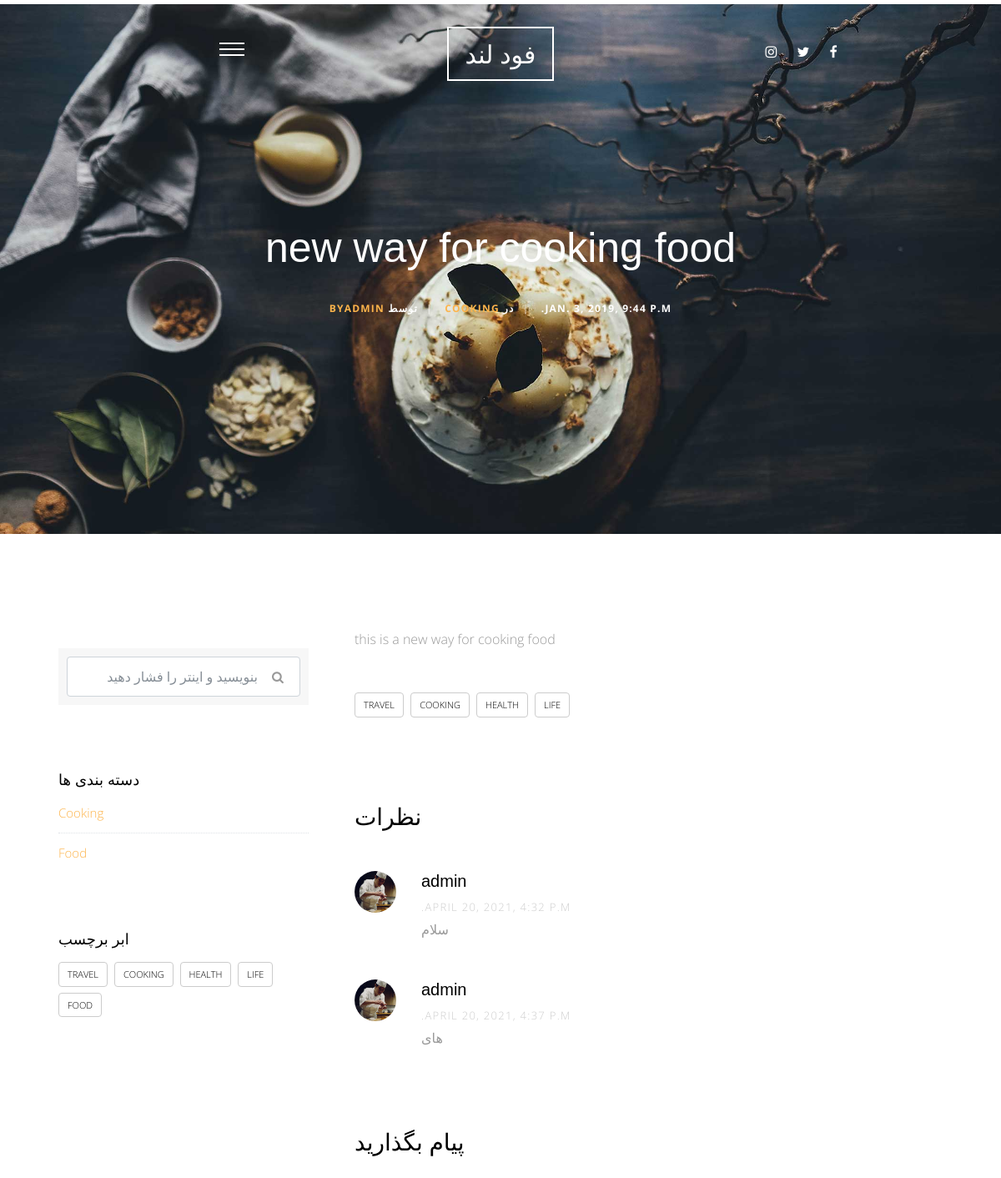
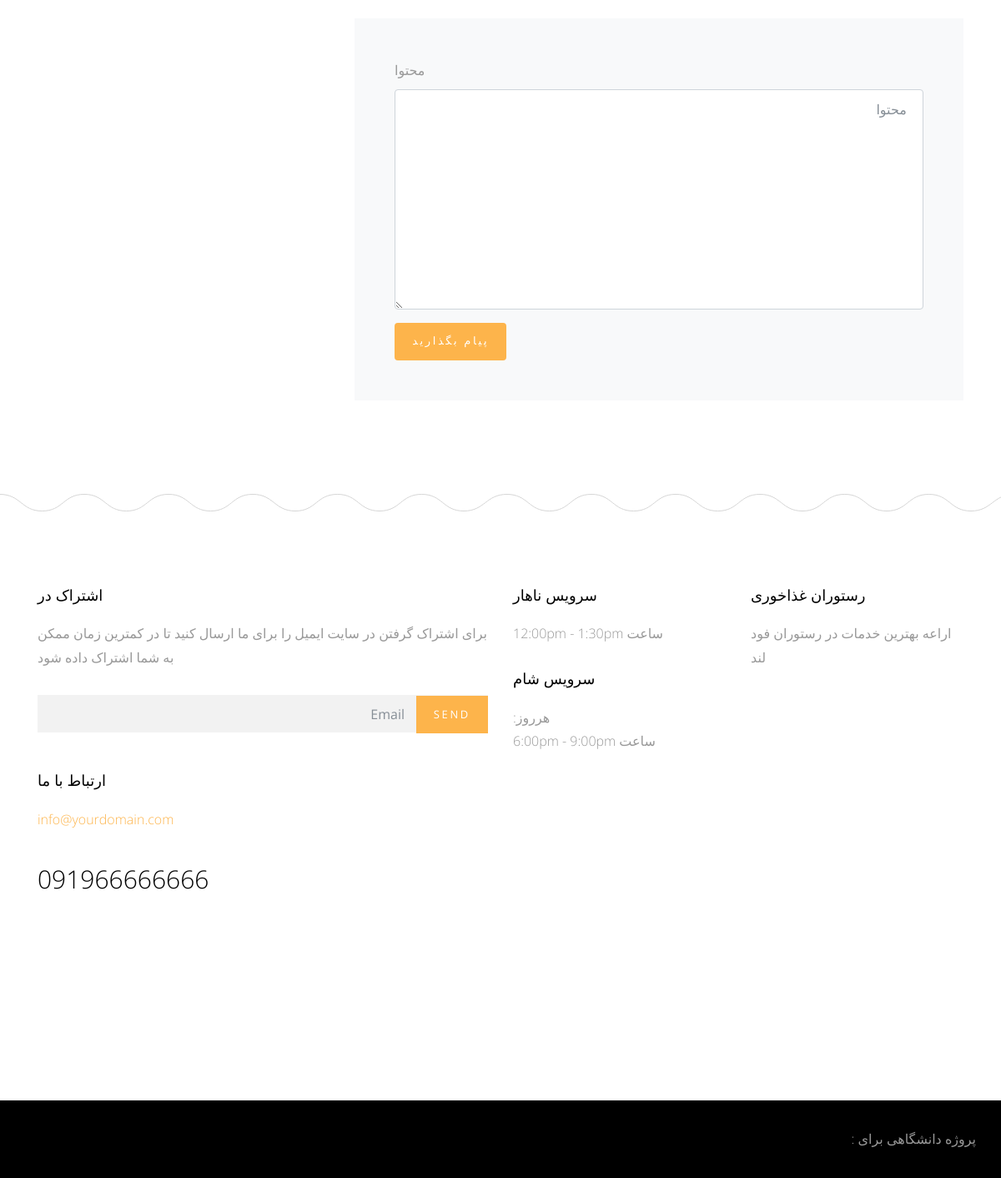
The page /blog/1 on the database its author committed (2 pictures, top to bottom).
### blog/models.py (models this page shows, shortened)
class Post(models.Model):
    title = models.CharField(max_length=50,verbose_name="عنوان")
    content = models.TextField(verbose_name="محتوا")
    author = models.ForeignKey(User , on_delete=models.CASCADE)
    image = models.ImageField(upload_to='blog/'  , blank=True, null=True,verbose_name="تصویر")
    category = models.ForeignKey('Category'  ,null=True, on_delete=models.SET_NULL,verbose_name="دسته بندی")
    created  = models.DateTimeField(default=timezone.now)
    tags = TaggableManager(blank=True)
    class Meta:
        verbose_name = ' پست'
        verbose_name_plural = 'پست ها'
    def __str__(self):
        return self.title

class Category(models.Model):
    category_name = models.CharField(max_length=50)
    class Meta:
        verbose_name = ' دسته بندی'
        verbose_name_plural = 'دسته بندی ها'
    def __str__(self):
        return self.category_name

class Comment(models.Model):
    user = models.ForeignKey(User , on_delete=models.CASCADE,verbose_name="کاربر")
    post = models.ForeignKey(Post , on_delete=models.CASCADE,verbose_name="پست")
    content = models.TextField(verbose_name="محتوا")
    created = models.DateTimeField(default=timezone.now)
    class Meta:
        verbose_name = ' کامنت'
        verbose_name_plural = 'کامنت ها'

### blog/views.py (the view)
# urls.py: path('<int:id>' , views.post_detail , name='post_detail'),
def post_detail(request , id):
    post_detail = Post.objects.get(id=id)
    categories = Category.objects.all()
    all_tags = Tag.objects.all()
    comments = Comment.objects.filter(post=post_detail)
    if request.method == 'POST' :
        comment_form = CommentForm(request.POST)
        if comment_form.is_valid():
            new_comment = comment_form.save(commit=False)
            new_comment.user = request.user
            new_comment.post = post_detail
            new_comment.save()
    else:
        comment_form = CommentForm()
    context = {
        'post_detail' : post_detail ,
        'categories' : categories ,
        'all_tags' : all_tags ,
        'comments' : comments ,
        'comment_form' : comment_form
    }
    return render(request , 'Post/post_detail.html' , context)

### blog/forms.py
class CommentForm(forms.ModelForm):
    class Meta:
        model = Comment
        fields = [
            'content'
        ]

### blog/templates/Post/post_detail.html (shortened to what this page needs)
{% extends 'base.html' %}
{% load static %}
{% load bootstrap4 %}
{% block body %}
      <div class="main-wrap">
        <div class="cover_1 cover_sm">
          <div class="img_bg" style="background-image: url({% static 'site_static/img/slider-1.jpg' %})" data-stellar-background-ratio="0.5">
            <div class="container">
              <div class="row align-items-center justify-content-center">
                <div class="col-md-7 text-center" data-aos="fade-up">
                  <h2 class="heading mb-4">{{post_detail}}</h2>
                  <div class="post-info">
                    <div class="date-info">{{post_detail.created}}</div>
                    <div class="category-info"><span class="seperator">|</span>در <a href="#" data-title="View all posts in Lifestyle" title="View all posts in Lifestyle">{{post_detail.category}}</a></div>
                    <div class="author-info"><span class="seperator">|</span>توسط <a href="#">{{post_detail.author}}</a></div>
                  </div>
                </div>
              </div>
            </div>
          </div>
        </div>
        <div class="section">
          <div class="container">
            <div class="row">
              <div class="col-md-8">
                <p>{{post_detail.content}}</p>
                <div class="tag-widget post-tag-container mb-5 mt-5">
                  <div class="tagcloud">
                    {% for tag in post_detail.tags.all %}
                        <a href="{% url 'blog:post_by_tag' tag %}" class="tag-cloud-link">{{tag.name}}</a>
                    {% endfor %}
                  </div>
                </div>
                <div class="pt-5 mt-5">
                  <h3 class="mb-5">نظرات</h3>
                  <ul class="comment-list">
                    {% for comment in comments %}
                      <li class="comment">
                        <div class="vcard bio">
                          <img src="img/person_1.jpg" alt="Image placeholder">
                        </div>
                        <div class="comment-body">
                          <h3>{{comment.user}}</h3>
                          <div class="meta">{{comment.created}}</div>
                          <p>{{comment.content}}</p>
                        </div>
                      </li>
                    {% endfor %}
                  </ul>
                  <div class="comment-form-wrap pt-5">
                    <h3 class="mb-5">پیام بگذارید</h3>
                    <form method="POST" class="p-5 bg-light">
                        {% bootstrap_form comment_form %}
                        {% buttons %}
                            <button type="submit" class="btn btn-primary">پیام بگذارید</button>
                        {% endbuttons %}
                    </form>
                  </div>
                </div>
              </div>
              <div class="col-md-4 sidebar">
                <div class="sidebar-box">
                  <form action="{% url 'blog:post_list' %}" method="GET" class="search-form">
                    <div class="form-group">
                      <span class="icon fa fa-search"></span>
                      <input type="text" class="form-control" name='q' value="{{request.Get.q}}" placeholder="بنویسید و اینتر را فشار دهید">
                    </div>
                  </form>
                </div>
                <div class="sidebar-box">
                  <div class="categories">
                    <h3>دسته بندی ها</h3>
                    {% for category in categories %}
                    <li><a href="{% url 'blog:post_by_category' category %}">{{category}}</a></li>
                    {% endfor %}
                  </div>
                </div>
                <div class="sidebar-box">
                  <h3>ابر برچسب</h3>
                  <div class="tagcloud">
                      {% for tag in all_tags %}
                        <a href="{% url 'blog:post_by_tag' tag %}" class="tag-cloud-link">{{tag}}</a>
                      {% endfor %}
                  </div>
                </div>
              </div>
            </div>
          </div>
        </div>
      </div>
      {% endblock body %}

### templates/base.html (shortened to what this page needs)
{% load static %}
<!doctype html>
<html lang="fd" dir="rtl">
  <head>
    <link rel="stylesheet" href="{% static 'site_static/css/bootstrap.css' %}">
    <link rel="stylesheet" href="{% static 'site_static/css/animate.css' %}">
    <link rel="stylesheet" href="{% static 'site_static/css/owl.carousel.min.css' %}">
    <link rel="stylesheet" href="{% static 'site_static/css/magnific-popup.css' %}">
    <link rel="stylesheet" href="{% static 'site_static/css/aos.css' %}">
    <link rel="stylesheet" href="{% static 'site_static/css/bootstrap-datepicker.css' %}">
    <link rel="stylesheet" href="{% static 'site_static/css/jquery.timepicker.css' %}">
    <link rel="stylesheet" href="{% static 'site_static/fonts/ionicons/css/ionicons.min.css' %}">
    <link rel="stylesheet" href="{% static 'site_static/fonts/fontawesome/css/font-awesome.min.css' %}">
    <link rel="stylesheet" href="{% static 'site_static/fonts/flaticon/font/flaticon.css' %}">
    <link rel="stylesheet" href="{% static 'site_static/css/style.css' %}">
  </head>
  <body>
    <div class="site-wrap">
      <header class="site-header">
        <div class="row align-items-center">
          <div class="col-5 col-md-3">
             <ul class="list-unstyled social">
              <li><a href="#"><span class="fa fa-facebook"></span></a></li>
              <li><a href="#"><span class="fa fa-twitter"></span></a></li>
              <li><a href="#"><span class="fa fa-instagram"></span></a></li>
            </ul>
          </div>
          <div class="col-2 col-md-6 text-center">
            <a href="index.html" class="site-logo">فود لند</a>
          </div>
          <div class="col-5 col-md-3 text-right menu-burger-wrap">
            <a href="#" class="site-nav-toggle js-site-nav-toggle"><i></i></a>
          </div>
        </div>
      </header>
      {% block body %}
      {% endblock body %}
      <footer>
        <div class="site-footer">
          <div class="container">
            <div class="row small-gutters mb-5">
              <div class="col-md-6 col-lg-3 mb-5" data-aos="fade" data-aos-delay="100">
                <div class="footer-widget">
                  <h3>رستوران غذاخوری</h3>
                  <p>اراعه بهترین خدمات در رستوران فود لند</p>
                </div>
              </div>
              <div class="col-md-6 col-lg-3 mb-5" data-aos="fade" data-aos-delay="200">
                <div class="footer-widget">
                  <h3>سرویس ناهار</h3>
                  <p> ساعت 12:00pm - 1:30pm</p>
                  <h3>سرویس شام</h3>
                  <p>هرروز: <br> ساعت 6:00pm - 9:00pm</p>
                </div>
              </div>
              <div class="col-md-6 col-lg-6 mb-5" data-aos="fade" data-aos-delay="400">
                <div class="footer-widget footer-contact-widget">
                  <h3>اشتراک در</h3>
                  <p>برای اشتراک گرفتن در سایت ایمیل را برای ما ارسال کنید تا در کمترین زمان ممکن به شما اشتراک داده شود</p>
                  <form action="" class="form-subscribe mb-5">
                    <div class="form-group form-field">
                      <input type="submit" value="Send" class="btn btn-primary">
                      <input type="text" class="form-control" placeholder="Email">
                    </div>
                  </form>
                  <h3>ارتباط با ما</h3>
                  <p class="contact-email">info@yourdomain.com</p>
                  <p class="contact-phone">091966666666</p>
                </div>
              </div>
            </div>
          </div>
        </div>
      </footer>
      <div class="site-footer-copyright">
        <div class="container">
          <div class="row">
            پروژه دانشگاهی برای :
          </div>
        </div>
      </div>
    </div>
  </body>
</html>

### rows shown on the page
Post: title "new way for cooking food", created "JAN. 3, 2019, 9:44 P.M.", category "COOKING", author "BYADMIN", content "this is a new way for cooking food"
Tag: name "LIFE"
Tag: name "HEALTH"
Tag: name "COOKING"
Tag: name "TRAVEL"
Comment: user "admin", created "APRIL 20, 2021, 4:32 P.M.", content "سلام"
Comment: user "admin", created "APRIL 20, 2021, 4:37 P.M.", content "های"
Category: category_name "Cooking"
Category: category_name "Food"
Tag: name "FOOD"
